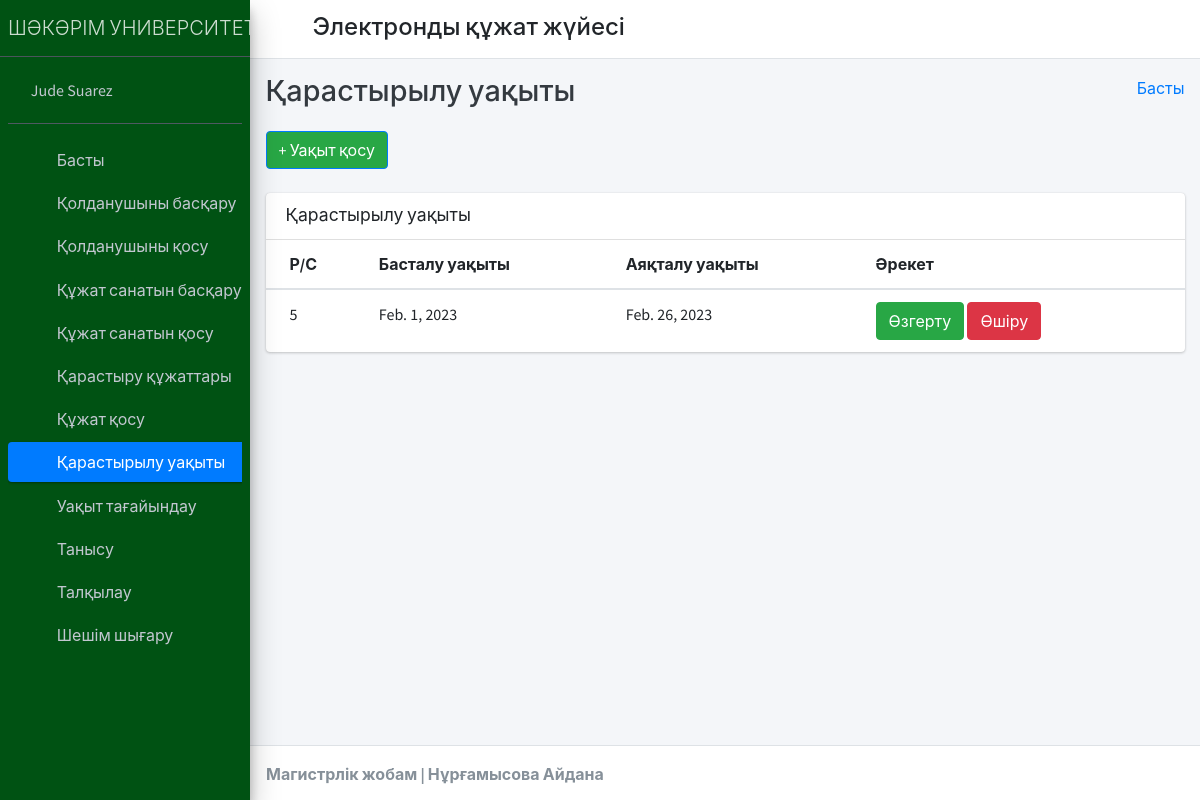
The page /manage_session/ (signed in) on the database its author committed.
### student_management_app/models.py (models this page shows)
class CustomUser(AbstractUser):
    user_type_data = ((1, "HOD"), (2, "Staff"), (3, "Student"))
    user_type = models.CharField(default=1, choices=user_type_data, max_length=10)

class SessionYearModel(models.Model):
    id = models.AutoField(primary_key=True)
    session_start_year = models.DateField()
    session_end_year = models.DateField()
    objects = models.Manager()

### student_management_app/HodViews.py (the view)
# urls.py: path('manage_session/', HodViews.manage_session, name="manage_session"),
def manage_session(request):
    session_years = SessionYearModel.objects.all()
    context = {
        "session_years": session_years
    }
    return render(request, "hod_template/manage_session_template.html", context)

### student_management_app/LoginCheckMiddleWare.py (called while the page is built, shortened)
    def process_view(self, request, view_func, view_args, view_kwargs):
        modulename = view_func.__module__
        user = request.user
        if user.is_authenticated:
            if user.user_type == "1":
                if modulename == "student_management_app.HodViews":
                    pass
                elif modulename == "student_management_app.views" or modulename == "django.views.static":
                    pass
                else:
                    return redirect("admin_home")
            else:
                return redirect("login")
        else:
            if request.path == reverse("login") or request.path == reverse("doLogin"):
                pass
            else:
                return redirect("login")

### student_management_app/templates/hod_template/manage_session_template.html (shortened to what this page needs)
{% extends 'hod_template/base_template.html' %}
{% block page_title %}
    Қарастырылу уақыты
{% endblock page_title %}
{% block main_content %}
{% load static %}
<section class="content">
        <div class="container-fluid">
            <a class="btn btn-primary" href="{% url 'add_session' %}" role="button" style="background:#28a745;">+ Уақыт қосу</a> <br/>&nbsp;
            <div class="row">
                <div class="col-md-12">
                    <div class="card">
                        <div class="card-header">
                            <h3 class="card-title">Қарастырылу уақыты</h3>
                            <div class="card-tools">
                            <div class="input-group input-group-sm" style="width: 150px;">
                                <div class="input-group-append">
                                </div>
                            </div>
                            </div>
                        </div>
                        <div class="card-body table-responsive p-0">
                            <table class="table table-hover text-nowrap">
                            <thead>
                                <tr>
                                <th>Р/С</th>
                                <th>Басталу уақыты</th>
                                <th>Аяқталу уақыты</th>
                                <th>Әрекет</th>
                                </tr>
                            </thead>
                            <tbody>
                                {% for session_year in session_years %}
                                <tr>
                                <td>{{ session_year.id }}</td>
                                <td>{{ session_year.session_start_year }}</td>
                                <td>{{ session_year.session_end_year }}</td>
                                <td>
                                    <a href="{% url 'edit_session' session_year.id %}" class="btn btn-success">Өзгерту</a>
                                    <a href="{% url 'delete_session' session_year.id %}" class="btn btn-danger">Өшіру</a>
                                </td>
                                </tr>
                                {% endfor %}
                            </tbody>
                            </table>
                        </div>
                        </div>
                </div>
            </div>
        </div>
      </section>
  {% endblock main_content %}

### student_management_app/templates/hod_template/sidebar_template.html
{% load static %}
<aside class="main-sidebar sidebar-dark-primary elevation-4" style="background-color:#005213;">
      <a href="{% url 'admin_home' %}" class="brand-link">
        <span class="brand-text font-weight-light">ШӘКӘРІМ УНИВЕРСИТЕТІ</span>
      </a>
      <div class="sidebar">
        <div class="user-panel mt-3 pb-3 mb-3 d-flex">
          <div class="image">
          </div>
          <div class="info">
            <a href="{% url 'admin_profile' %}" class="d-block">{{ user.first_name }} {{ user.last_name }}</a>
          </div>
        </div>
        <nav class="mt-2">
          <ul class="nav nav-pills nav-sidebar flex-column" data-widget="treeview" role="menu" data-accordion="false">
            <li class="nav-item">
              {% url 'admin_home' as admin_home %}
              <a href="{{ admin_home }}" class="nav-link {% if request.path == admin_home %} active {% endif %}">
                <i class="nav-icon fas fa-tachometer-alt"></i>
                <p>
                  Басты
                </p>
              </a>
            </li>
            <li class="nav-item">
              {% url 'manage_staff' as manage_staff %}
              {% url 'edit_staff' staff_id=id as edit_staff %}
              <a href="{{ manage_staff }}" class="nav-link {% if request.path == manage_staff %} active {% endif %} {% if request.path == edit_staff %} active {% endif %}">
                <i class="nav-icon fas fa-chalkboard-teacher"></i>
                <p>
                  Қолданушыны басқару
                </p>
              </a>
            </li>
            <li class="nav-item">
              {% url 'add_staff' as add_staff %}
              <a href="{{ add_staff }}" class="nav-link {% if request.path == add_staff %} active {% endif %}">
                <i class="nav-icon fas fa-th"></i>
                <p>
                  Қолданушыны қосу
                </p>
              </a>
            </li>
            <li class="nav-item">
              {% url 'manage_course' as manage_course %}
              {% url 'edit_course' course_id=id as edit_course %}
              <a href="{{ manage_course }}" class="nav-link {% if request.path == manage_course %} active {% endif %} {% if request.path == edit_course %} active {% endif %}">
                <i class="nav-icon fas fa-chalkboard"></i>
                <p>
                  Құжат санатын басқару
                </p>
              </a>
            </li>
            <li class="nav-item">
            {% url 'add_course' as add_course %}
              <a href="{{ add_course }}" class="nav-link {% if request.path == add_course %} active {% endif %}">
                <i class="nav-icon fas fa-th"></i>
                <p>
                  Құжат санатын қосу
                </p>
              </a>
            </li>
            <li class="nav-item">
              {% url 'manage_subject' as manage_subject %}
              {% url 'edit_subject' subject_id=id as edit_subject %}
              <a href="{{ manage_subject }}" class="nav-link {% if request.path == manage_subject %} active {% endif %} {% if request.path == edit_subject %} active {% endif %}">
                <i class="nav-icon fas fa-book"></i>
                <p>
                  Қарастыру құжаттары
                </p>
              </a>
            </li>
            <li class="nav-item">
              {% url 'add_subject' as add_subject %}
              <a href="{{ add_subject }}" class="nav-link {% if request.path == add_subject %} active {% endif %}">
                <i class="nav-icon fas fa-th"></i>
                <p>
                  Құжат қосу
                </p>
              </a>
            </li>
            <li class="nav-item">
              {% url 'manage_session' as manage_session %}
              {% url 'edit_session' session_id=id as edit_session %}
              <a href="{{ manage_session }}" class="nav-link {% if request.path == manage_session %} active {% endif %} {% if request.path == edit_session %} active {% endif %}">
                <i class="nav-icon fas fa-graduation-cap"></i>
                <p>
                  Қарастырылу уақыты
                </p>
              </a>
            </li>
            <li class="nav-item">
              {% url 'add_session' as add_session %}
              <a href="{{ add_session }}" class="nav-link {% if request.path == add_session %} active {% endif %}">
                <i class="nav-icon fas fa-th"></i>
                <p>
                  Уақыт тағайындау
                </p>
              </a>
            </li>
            <li class="nav-item">
              {% url 'admin_view_attendance' as admin_view_attendance %}
              <a href="{{ admin_view_attendance }}" class="nav-link {% if request.path == admin_view_attendance %} active {% endif %}">
                <i class="nav-icon fas fa-calendar-alt"></i>
                <p>
                  Танысу
                </p>
              </a>
            </li>
            <li class="nav-item">
              {% url 'staff_feedback_message' as staff_feedback_message %}
              <a href="{{ staff_feedback_message }}" class="nav-link {% if request.path == staff_feedback_message %} active {% endif %}">
                <i class="nav-icon fas fa-th"></i>
                <p>
                  Талқылау
                </p>
              </a>
            </li>
            <li class="nav-item">
              {% url 'staff_leave_view' as staff_leave_view %}
              <a href="{{ staff_leave_view }}" class="nav-link {% if request.path == staff_leave_view %} active {% endif %}">
                <i class="nav-icon fas fa-th"></i>
                <p>
                  Шешім шығару
                </p>
              </a>
            </li>
          </ul>
        </nav>
      </div>
    </aside>

### rows shown on the page
CustomUser: first_name "Jude", last_name "Suarez"
SessionYearModel: id "5", session_start_year "Feb. 1, 2023", session_end_year "Feb. 26, 2023"
